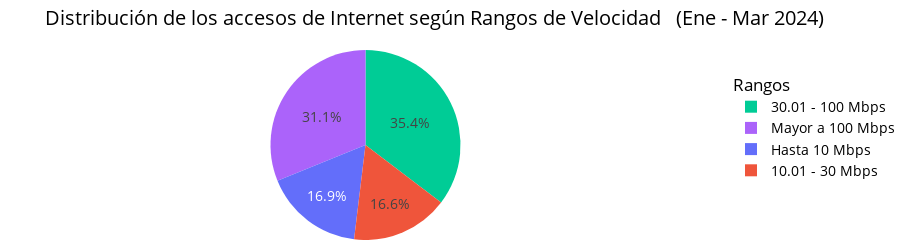
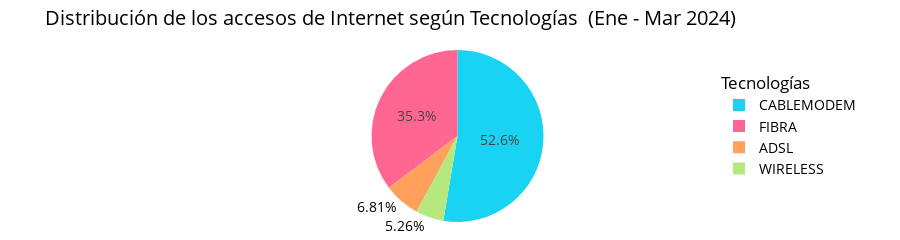

Notebook cell for these charts, in order:
### Markdown cell above
### **Gráfico 5:**
Estudiando la Distribución del mercado de los accesos a Internet en el periodo Ene-Mar 2024

### Code cell
periodo = 'Ene - Mar 2024'
mask = data['Periodo'] == periodo
df = data.filter(mask)

fig1, fig2 = retorna_pies_eda_internet(df=df, periodo=periodo)

fig1.show(config=config)
fig2.show(config=config)

### Figure 1 — Plotly figure (JSON) as saved in the notebook; plotly's stock layout.template omitted (floating-point values rounded to 4 significant figures)
{"data": [{"hoverlabel": {"font": {"color": "black", "size": 16}}, "labels": ["Hasta 10 Mbps", "10.01 - 30 Mbps", "30.01 - 100 Mbps", "Mayor a 100 Mbps"], "legendgroup": "rangos", "marker": {"colors": ["#636EFA", "#EF553B", "#00CC96", "#AB63FA"]}, "type": "pie", "values": [1915238, 1872681, 3996482, 3520582]}], "layout": {"font": {"color": "black", "size": 14}, "height": 230, "legend": {"title": {"text": "Rangos"}, "traceorder": "normal", "x": 1, "xanchor": "left", "y": 0.9, "yanchor": "top"}, "margin": {"b": 0, "l": 0, "r": 0, "t": 50}, "title": {"text": "Distribución de los accesos de Internet según Rangos de Velocidad   (Ene - Mar 2024)"}}}

### Figure 2 — Plotly figure (JSON) as saved in the notebook; plotly's stock layout.template omitted (floating-point values rounded to 4 significant figures)
{"data": [{"hoverlabel": {"font": {"color": "black", "size": 16}}, "labels": ["ADSL", "CABLEMODEM", "FIBRA", "WIRELESS"], "legendgroup": "tecnologias", "marker": {"colors": ["#FFA15A", "#19D3F3", "#FF6692", "#B6E880"]}, "type": "pie", "values": [774475, 5986957, 4015101, 598682]}], "layout": {"font": {"color": "black", "size": 14}, "height": 230, "legend": {"title": {"text": "Tecnologías"}, "traceorder": "normal", "x": 1, "xanchor": "left", "y": 0.9, "yanchor": "top"}, "margin": {"b": 0, "l": 0, "r": 0, "t": 50}, "title": {"text": "Distribución de los accesos de Internet según Tecnologías  (Ene - Mar 2024)"}}}
